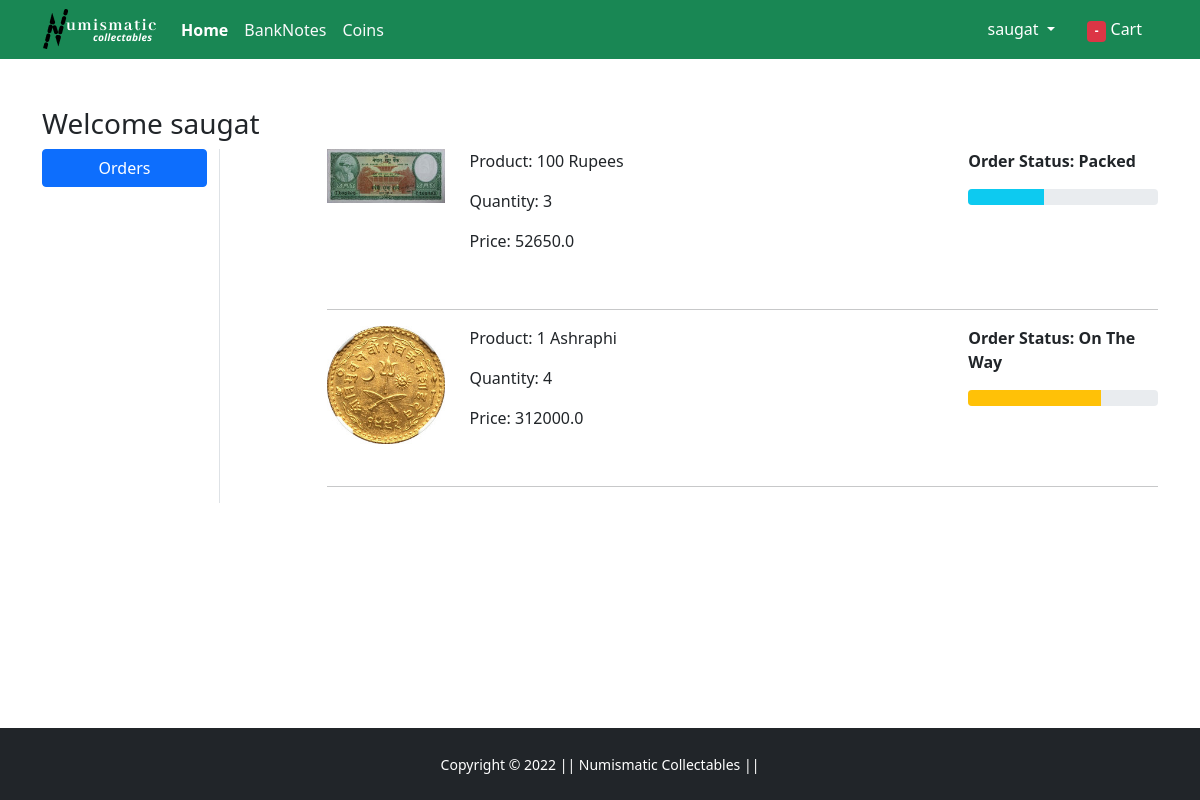
The app's page /orders/ (signed in), older data.
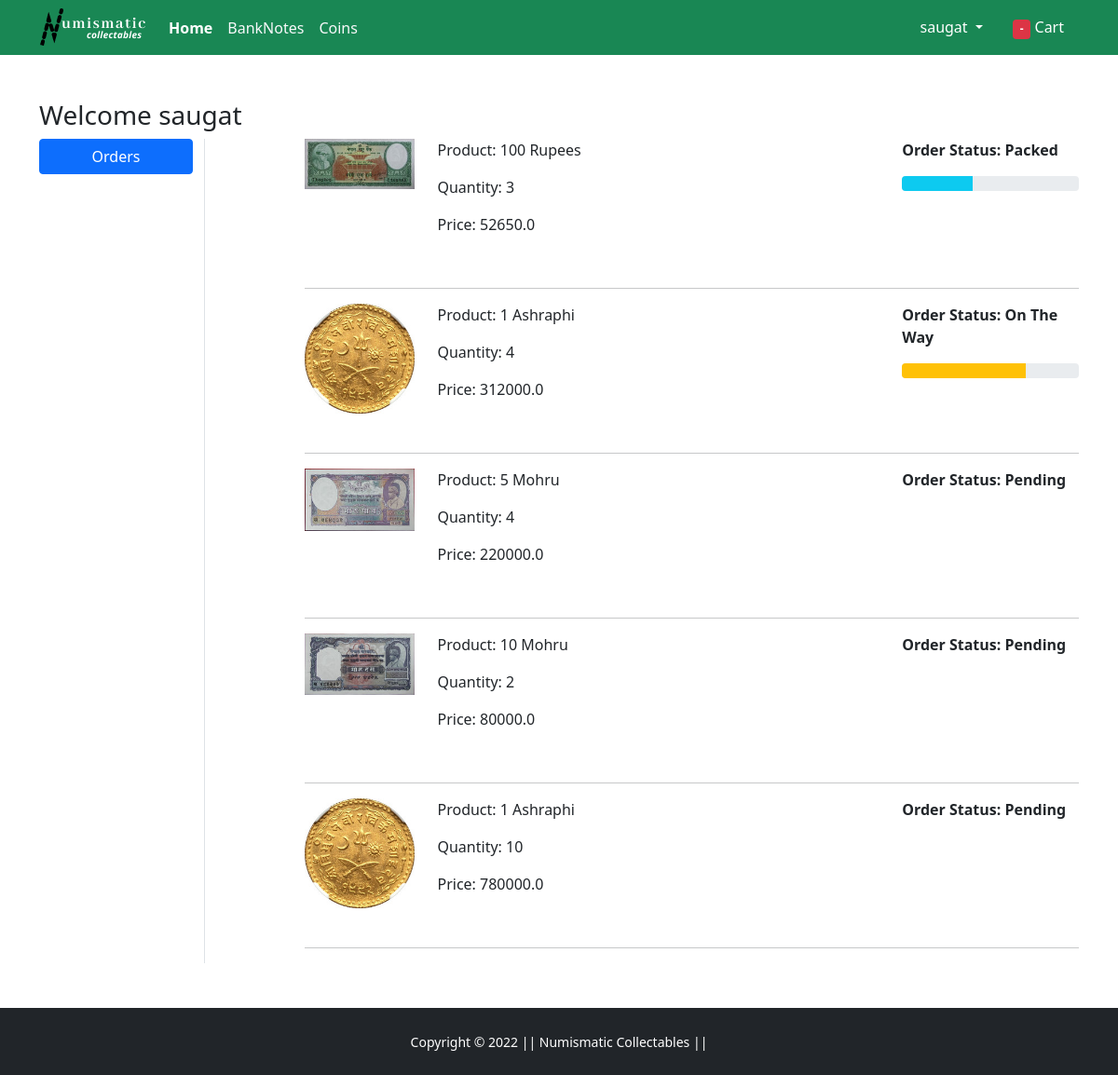
The same page, newer data.
### app/models.py (models this page shows, shortened)
class OrderPlaced(models.Model):
    user = models.ForeignKey(User, on_delete=models.CASCADE)
    customer = models.ForeignKey(Customer, on_delete=models.CASCADE)
    product = models.ForeignKey(Product, on_delete=models.CASCADE)
    quantity = models.PositiveIntegerField(default=1)
    ordered_date = models.DateTimeField(auto_now_add = True)
    status = models.CharField(max_length=50, choices = STATUS_CHOICES, default = 'Pending')
    @property
    def total_cost(self):
        return self.quantity * self.product.discounted_price

class Product(models.Model):
    title = models.CharField(max_length=100)
    selling_price = models.FloatField()
    discounted_price = models.FloatField()
    description = models.TextField()
    brand = models.CharField(max_length=100)
    category = models.CharField(choices=CATEGORY_CHOICES, max_length=15)
    product_image = models.ImageField(upload_to="productimg")

### app/views.py (the view)
# urls.py: path('orders/', views.orders, name='orders'),
@login_required
def orders(request):
    op = OrderPlaced.objects.filter(user=request.user)
    return render(request, 'app/orders.html',{'order_placed': op})

### app/templates/app/orders.html (shortened to what this page needs)
{% extends 'app/base.html' %}
{% load static %}
{% block main-content %}
<div class="container my-5">
 <div class="row">
 <h3>Welcome <span class="text-capitalized">{{request.user}}</span></h3>
  <div class="col-sm-2 border-end">
   <ul class="list-unstyled">
    <li class="d-grid"><a href="{% url 'orders' %}" class="btn btn-primary">Orders</a></li>
   </ul>
  </div>
  <div class="col-sm-9 offset-sm-1">
  {% for op in order_placed %}
   <div class="row shadow-sm-1">
        <div class="col-sm-2">
            <img src="{{op.product.product_image.url}}" alt="" class="img-fluid" height="150" width="150">
        </div>
        <div class="col-sm-7">
            <p>Product: {{op.product.title}}</p>
            <p>Quantity: {{op.quantity}}</p>
            <p>Price: {{op.total_cost}}</p>
        </div>
        <div class="col-sm-3 fw-bold">
            <p>Order Status: {{op.status}} </p>
            {% if op.status == 'Packed' %}
                <div class="progress">
                    <div class="progress-bar bg-info" role="progressbar" style="width: 40%"></div>
                </div>
            {% endif %}
            {% if op.status == 'On The Way' %}
                <div class="progress">
                    <div class="progress-bar bg-warning" role="progressbar" style="width: 70%"></div>
                </div>
            {% endif %}
        </div>
   </div><br><hr>
    {% endfor %}
  </div>
 </div>
</div>
{% endblock main-content %}

Row changes from the older to the newer data that the page shows:
added OrderPlaced: product.product_image (picture), product "5 Mohru", quantity "4", total_cost "220000.0", status "Pending"
added OrderPlaced: product.product_image (picture), product "10 Mohru", quantity "2", total_cost "80000.0", status "Pending"
added OrderPlaced: product.product_image (picture), product "1 Ashraphi", quantity "10", total_cost "780000.0", status "Pending"
